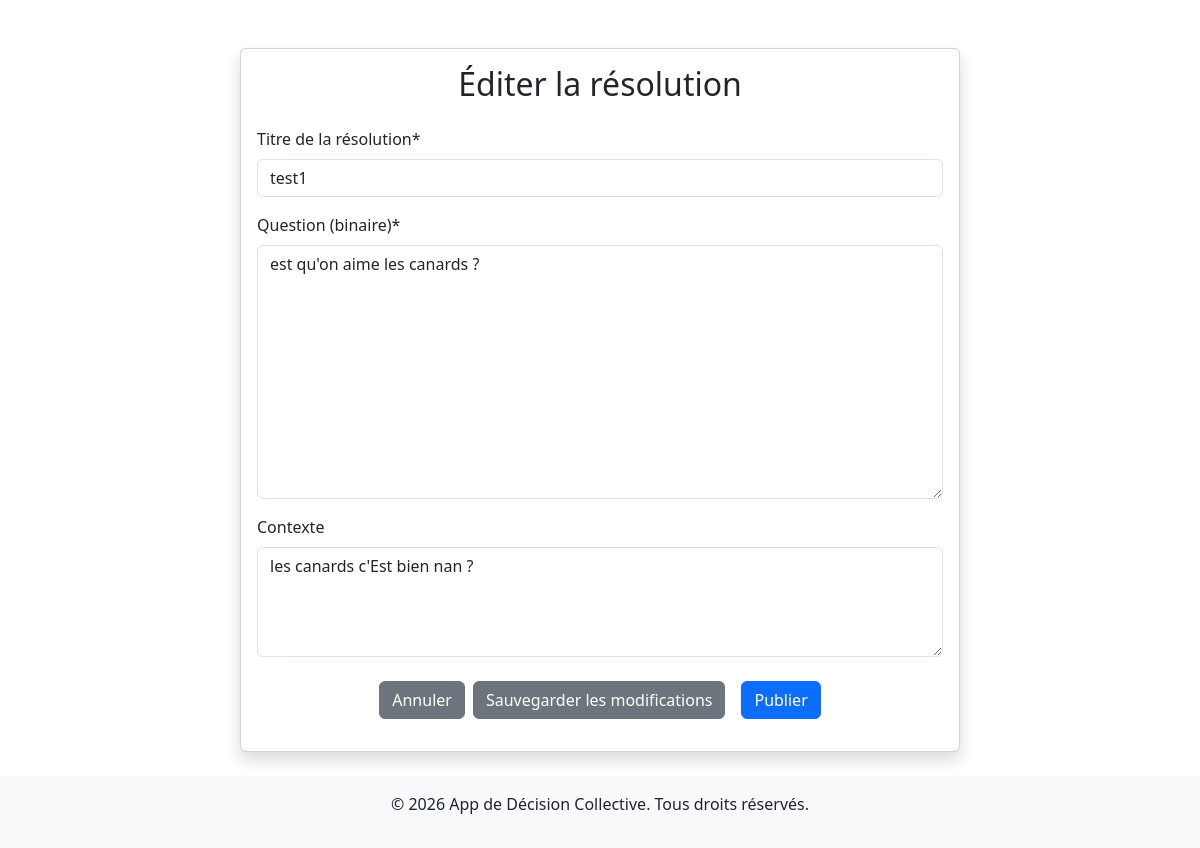
Page /edit-resolution/1/ (signed in) on the committed database.
### mapage/models.py (models this page shows, shortened)
class Resolution(models.Model):
    STATUS_CHOICES = [
        ('draft', 'En cours de création'),
        ('evaluation', 'En cours d\'évaluation'),
        ('voting', 'En cours de vote'),
        ('resolved', 'Résolue'),
    ]
    title = models.CharField(max_length=200, verbose_name="Titre de la résolution")
    question = models.TextField(verbose_name="Question (binaire)")
    context = models.TextField(verbose_name="Contexte", blank=True)
    created_at = models.DateTimeField(auto_now_add=True, verbose_name="Créée le")
    created_by = models.ForeignKey(User, on_delete=models.CASCADE, verbose_name="Créée par")
    is_active = models.BooleanField(default=True, verbose_name="Active")
    status = models.CharField(max_length=20, choices=STATUS_CHOICES, default='draft', verbose_name="Statut")

### mapage/views.py (the view)
# urls.py: path('edit-resolution/<int:resolution_id>/', views.edit_resolution, name='edit_resolution'),
@login_required
def edit_resolution(request, resolution_id):
    resolution = get_object_or_404(Resolution, id=resolution_id, created_by=request.user)
    if request.method == 'POST':
        form = ResolutionForm(request.POST, instance=resolution)
        if form.is_valid():
            action = request.POST.get('action')
            if action == 'draft':
                resolution.status = 'draft'  # Statut "En cours de création"
            elif action == 'publish':
                resolution.status = 'evaluation'  # Statut "En cours d'évaluation"
            form.save()
            return redirect('accueil')  # Redirige vers la page d'accueil après la modification
    else:
        form = ResolutionForm(instance=resolution)  # Pré-remplit le formulaire avec les données existantes
    return render(request, 'create_resolution.html', {'form': form, 'editing': True})

### mapage/forms.py
class ResolutionForm(forms.ModelForm):
    class Meta:
        model = Resolution
        fields = ['title', 'question', 'context']
        widgets = {
            'context': forms.Textarea(attrs={'rows': 4}),
        }

### mapage/templates/create_resolution.html (shortened to what this page needs)
{% extends "base.html" %}
{% load crispy_forms_tags %}
{% block content %}
<div class="container mt-5">
    <div class="row justify-content-center">
        <div class="col-md-8">
            <div class="card shadow">
                <div class="card-body">
                    <h2 class="card-title text-center mb-4">{% if editing %}Éditer la résolution{% else %}Créer une nouvelle résolution{% endif %}</h2>
                    <form method="post">
                        {{ form|crispy }}
                        <div class="d-grid gap-2 mt-4 d-md-flex justify-content-md-center">
                            <a href="{% url 'accueil' %}" class="btn btn-secondary">Annuler</a>
                            <button type="submit" name="action" value="draft" class="btn btn-secondary me-md-2">{% if editing %}Sauvegarder les modifications{% else %}Sauvegarder le brouillon{% endif %}</button>
                            <button type="submit" name="action" value="publish" class="btn btn-primary">Publier</button>
                        </div>
                    </form>
                </div>
            </div>
        </div>
    </div>
</div>
{% endblock %}

### rows in the picture
Resolution: title "test1", question "est qu'on aime les canards ?", context "les canards c'Est bien nan ?"
